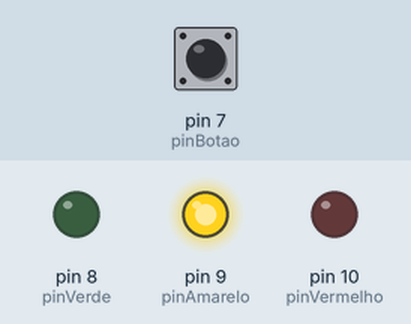
Bench run of a sketch on a simulated Arduino Uno, built with avr-gcc and run on an emulated ATmega328P. Parts: output pins drawn as LEDs (lit = HIGH). The inputs (shaded band) are chosen by the test bench; at power-on: pin 7 (pinBotao) LOW.

Above: at 0.1 s.
At 1.1 s:
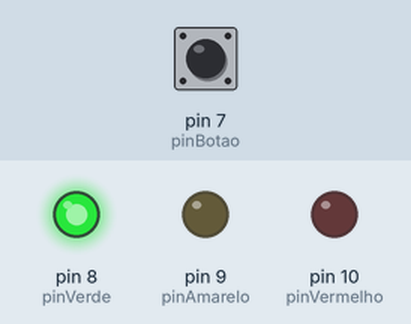
At 2.7 s:
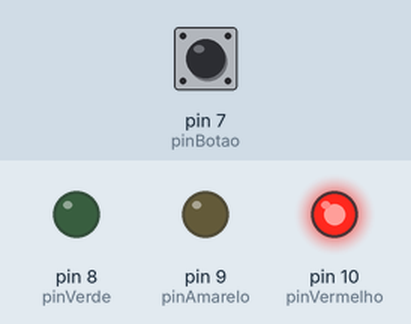
Timing chart, 0 to 3.0 s (numbered marks = the images above):
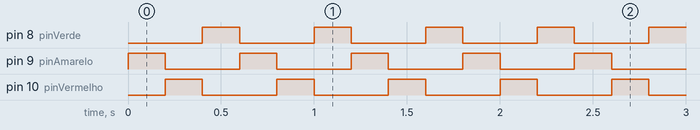

Measured:
- by itself, pin 8 (pinVerde), pin 9 (pinAmarelo), pin 10 (pinVermelho): alternates HIGH for 0.20 s and LOW for 0.40 s
- by itself, everything shown: repeats every 0.60 s, in 3 steps

The sketch:

Semaforos_Pedestres.ino
```cpp
// the setup function runs once when you press reset or power the board

int pinVermelho = 10;
int pinAmarelo = 9;
int pinVerde = 8;

int pinBotao = 7;

int faseSemaforo;
int estadoBotao;


void setup() {
  pinMode (pinVermelho, OUTPUT);
  pinMode (pinAmarelo, OUTPUT);
  pinMode (pinVerde, OUTPUT);
  pinMode (pinBotao, INPUT);

  faseSemaforo = 1;
}


// the loop function runs over and over again forever
void loop() {

  estadoBotao = digitalRead(pinBotao);

  if (estadoBotao == HIGH) {

    }
  if (faseSemaforo <3) {
    faseSemaforo = faseSemaforo + 1;
} else{
  faseSemaforo = 1;
}

if (faseSemaforo == 1){
digitalWrite (pinVerde, HIGH);
digitalWrite (pinAmarelo, LOW);
digitalWrite (pinVermelho, LOW);
}

if (faseSemaforo == 2) {
  digitalWrite (pinVerde, LOW);
  digitalWrite (pinAmarelo, HIGH);
  digitalWrite (pinVermelho, LOW);
}
if (faseSemaforo == 3) {
  digitalWrite (pinVerde, LOW);
  digitalWrite (pinAmarelo, LOW);
  digitalWrite (pinVermelho, HIGH);
}
delay (200);
}
```
